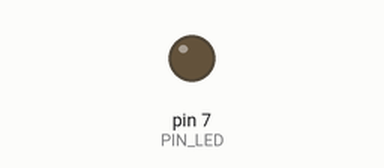
Bench run of a sketch on a simulated Arduino Uno, built with avr-gcc and run on an emulated ATmega328P. Parts: output pins drawn as LEDs (lit = HIGH). Dashed ring = blinking. At 3.0 s the program stops and its outputs stay as they are.

Above: at 0.5 s.
At 2.7 s:
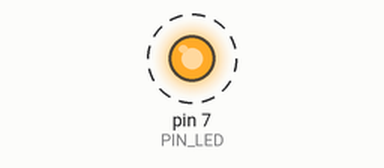
Timing chart, 0 to 3.0 s (numbered marks = the images above):
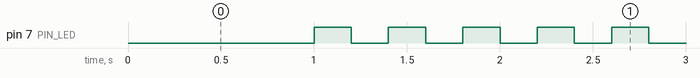

The sketch:

05_practice_2.ino
```cpp
#define PIN_LED 7
unsigned int count;

void setup() {
  pinMode (PIN_LED, OUTPUT);
  count = 5;
}

void loop() {
  digitalWrite(PIN_LED, 0);
  delay(1000);
  for(char i=0;i<count;i++){
    digitalWrite(PIN_LED, 1);
    delay(200);
    digitalWrite(PIN_LED, 0);
    delay(200);
  }
  while(1){
    digitalWrite(PIN_LED, 1);
    }
}
```

Measured:
- by itself, pin 7 (PIN_LED): alternates HIGH for 0.20 s and LOW for 0.20 s, 11 changes in all, then stays HIGH
